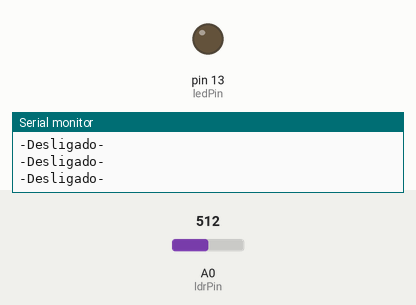
A sketch run on a simulated Arduino Uno, built with avr-gcc and run on an emulated ATmega328P. On the bench: output pins drawn as LEDs (lit = HIGH), the last lines printed to the serial monitor. The inputs (shaded band) are chosen by the test bench; at power-on: A0 (ldrPin) = 512.

Above: at 1.2 s.
1.3 s: A0 (ldrPin) set to 314
4.3 s: A0 (ldrPin) set to 284
At 4.6 s:
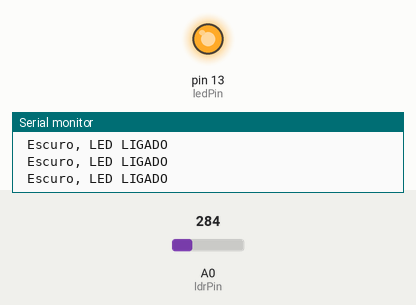
Timing chart, 0 to 7.3 s (numbered marks = the images above; inputs shaded):
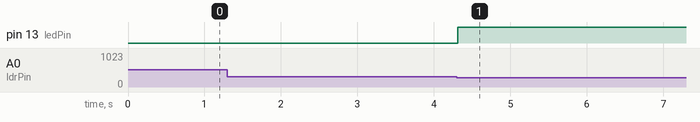

Measured:
- the behaviour switches between 301 and 300 on A0 (ldrPin) (found by bisection; images 0 and 1)
- after the input at 4.3 s, pin 13 (ledPin): LOW → HIGH at once

The sketch:

basicoLDR.ino
```cpp
const int ledPin = 13;
const int ldrPin = A0;


void setup()
{
  Serial.begin(9600);
  pinMode(ledPin, OUTPUT);
  pinMode(ldrPin, INPUT);

}

void loop()
{
  int ldrStatus = analogRead(ldrPin);

  if(ldrStatus <= 300)
  {
   digitalWrite(ledPin,HIGH);
   Serial.println(" Escuro, LED LIGADO");

  }
  else
  {
   digitalWrite(ledPin,LOW);
   Serial.println("-Desligado-");

  }

}
```
